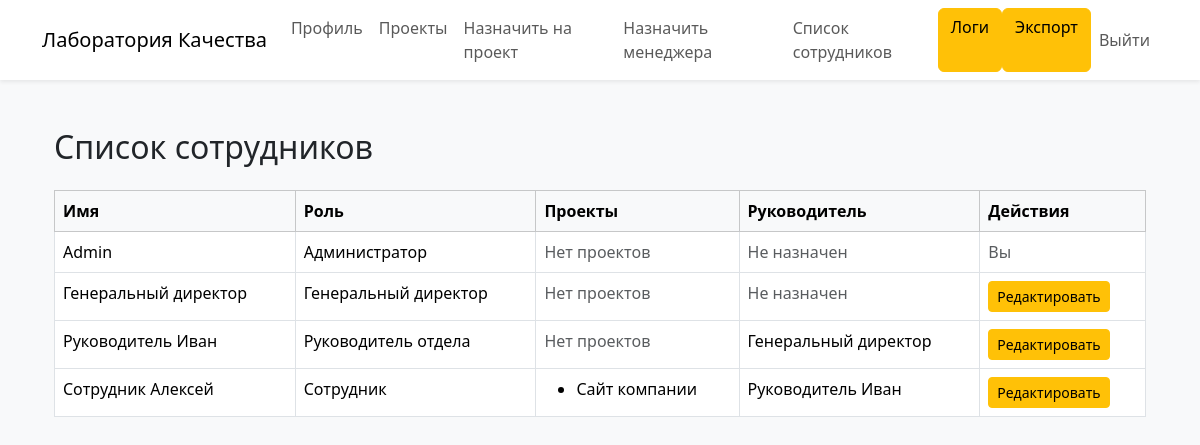
Screenshot of /users (signed in) with the database file from the repository.
### models/user.py (models this page shows)
class User(db.Model, UserMixin):
    id = db.Column(db.Integer, primary_key=True)
    name = db.Column(db.String(64), nullable=False)
    email = db.Column(db.String(120), unique=True, nullable=False)
    password_hash = db.Column(db.String(128), nullable=False)
    role_id = db.Column(db.Integer, db.ForeignKey('role.id'), nullable=False)
    user_projects = db.relationship('UserProject', backref='user', lazy=True)
    manager_id = db.Column(db.Integer, db.ForeignKey('user.id'), nullable=True)
    subordinates = db.relationship('User', backref=db.backref('manager', remote_side='User.id'), lazy=True)
    logs = db.relationship('Log', backref='user', lazy=True)

### models/role.py (models this page shows)
class Role(db.Model):
    id = db.Column(db.Integer, primary_key=True)
    name = db.Column(db.String(64), nullable=False)
    users = db.relationship('User', backref='role', lazy=True)

### models/user_project.py (models this page shows)
class UserProject(db.Model):
    id = db.Column(db.Integer, primary_key=True)
    user_id = db.Column(db.Integer, db.ForeignKey('user.id'), nullable=False)
    project_id = db.Column(db.Integer, db.ForeignKey('project.id'), nullable=False)

### models/project.py (models this page shows)
class Project(db.Model):
    id = db.Column(db.Integer, primary_key=True)
    title = db.Column(db.String(128), nullable=False)
    user_projects = db.relationship('UserProject', backref='project', lazy=True)

### routes.py (the view)
    @app.route('/users')
    @login_required
    def users():
        users = User.query.all()
        return render_template('users.html', users=users)

### __init__.py (called while the page is built)
def create_app():
    app = Flask(__name__)
    app.config.from_object(Config)
    db.init_app(app)
    login.init_app(app)
    from models.user import User
    @login.user_loader
    def load_user(user_id):
        return User.query.get(int(user_id))
    from routes import register_routes
    register_routes(app)
    return app

### templates/users.html (shortened to what this page needs)
{% extends "base.html" %}
{% block content %}
<div class="container mt-5">
    <h2 class="mb-4">Список сотрудников</h2>
    <table class="table table-bordered table-hover bg-white">
        <thead class="table-light">
            <tr>
                <th>Имя</th>
                <th>Роль</th>
                <th>Проекты</th>
                <th>Руководитель</th>
                {% if current_user.role_id == 1 %}
                    <th>Действия</th>
                {% endif %}
            </tr>
        </thead>
        <tbody>
            {% for user in users %}
                <tr>
                    <td>{{ user.name }}</td>
                    <td>{{ user.role.name }}</td>
                    <td>
                        {% if user.user_projects %}
                            <ul class="mb-0">
                                {% for up in user.user_projects %}
                                    <li>{{ up.project.title }}</li>
                                {% endfor %}
                            </ul>
                        {% else %}
                            <span class="text-muted">Нет проектов</span>
                        {% endif %}
                    </td>
                    <td>
                        {% if user.manager %}
                            {{ user.manager.name }}
                        {% else %}
                            <span class="text-muted">Не назначен</span>
                        {% endif %}
                    </td>
                    {% if current_user.role_id == 1 %}
                        <td>
                            {% if current_user.id != user.id %}
                                <a href="{{ url_for('edit_user_admin', user_id=user.id) }}" class="btn btn-sm btn-warning">Редактировать</a>
                            {% else %}
                                <span class="text-muted">Вы</span>
                            {% endif %}
                        </td>
                    {% endif %}
                </tr>
            {% endfor %}
        </tbody>
    </table>
</div>
{% endblock %}

### templates/base.html (shortened to what this page needs)
<!DOCTYPE html>
<html lang="ru">
<head>
    <link href="https://cdn.jsdelivr.net/npm/bootstrap@5.3.2/dist/css/bootstrap.min.css" rel="stylesheet" />
</head>
<body class="bg-light">
<nav class="navbar navbar-expand-lg navbar-light bg-white shadow-sm">
  <div class="container">
    <a class="navbar-brand" href="{{ url_for('profile') }}">Лаборатория Качества</a>
    <div class="collapse navbar-collapse">
      <ul class="navbar-nav me-auto mb-2 mb-lg-0">
        <li class="nav-item"><a class="nav-link" href="{{ url_for('profile') }}">Профиль</a></li>
        <li class="nav-item"><a class="nav-link" href="{{ url_for('projects') }}">Проекты</a></li>
          {% if current_user.role_id != 4 %}
                <li class="nav-item"><a class="nav-link" href="{{ url_for('assign_project') }}">Назначить на проект</a></li>
          {% endif %}
          {% if current_user.role_id == 1 %}
                <li class="nav-item"><a class="nav-link" href="{{ url_for('manage_hierarchy') }}">Назначить менеджера</a></li>
          {% endif %}
          <li class="nav-item"><a class="nav-link" href="{{ url_for('users') }}">Список сотрудников</a></li>
          {% if current_user.role_id == 1 %}
            <a href="{{ url_for('admin_logs') }}" class="btn btn-warning">Логи</a>
          {% endif %}
          {% if current_user.role_id == 1 %}
            <a href="{{ url_for('export_options') }}" class="btn btn-warning">Экспорт</a>
          {% endif %}
      </ul>
      <ul class="navbar-nav ms-auto">
        <li class="nav-item"><a class="nav-link btn btn-outline-danger" href="{{ url_for('logout') }}">Выйти</a></li>
      </ul>
    </div>
  </div>
</nav>
<div class="container mt-5">
    {% block content %}{% endblock %}
</div>
</body>
</html>

### rows the page displays
User: name "Admin", role.name "Администратор", shows "Нет проектов", shows "Не назначен", shows "Вы"
User: name "Генеральный директор", role.name "Генеральный директор", shows "Нет проектов", shows "Не назначен"
User: name "Руководитель Иван", role.name "Руководитель отдела", shows "Нет проектов", manager.name "Генеральный директор"
User: name "Сотрудник Алексей", role.name "Сотрудник", manager.name "Руководитель Иван"
UserProject: project "Сайт компании"
